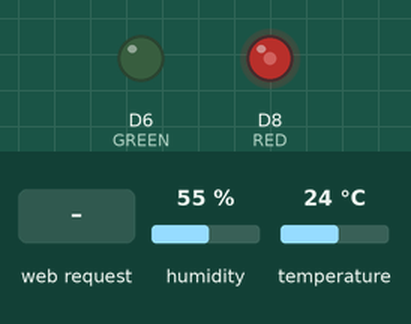
This sketch was run on a simulated ESP8266 (NodeMCU). Shown: output pins drawn as LEDs (lit = HIGH). Inputs (shaded band) come from the test bench; at power-on: humidity 55 %, temperature 24 °C. WiFi joins after 1.5 s; servers stay silent unless stated; what the sketch prints to the serial monitor is not drawn.

Above: at 0.1 s.
At 1.6 s:
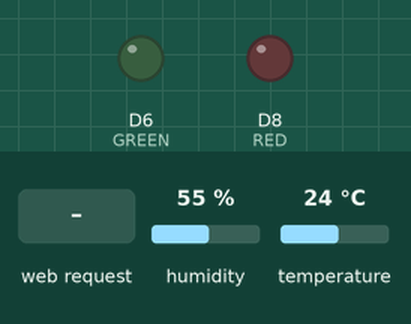
At 12.7 s:
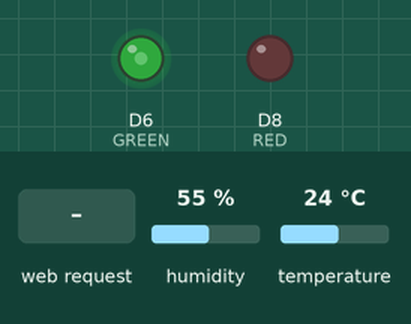
12.8 s: HTTP request GET /pushingbox?devid= received
Timing chart, 0 to 15.8 s (numbered marks = the images above; inputs shaded):
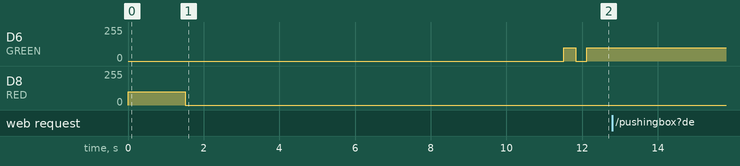

The sketch:

WiFi_WD.ino
```cpp
//Add to repo bitbucket 1

#include <ESP8266WiFi.h>
#include <DHT.h>
#include <WiFiClientSecure.h>

// Replace with your network details
const char* ssid = "Setochka";
const char* password = "T+NPX^18";

#define DHTPIN D4
#define DHTTYPE DHT21   // DHT 21 (AM2301)

//account artem.kryhin@gmail.com
const char WEBSITE[] = "api.pushingbox.com"; //pushingbox API server
const String devid = "vCBDA10F84968BAC"; //device ID from Pushingbox

const int RED = 15;
const int GREEN = 12;
const int BLUE = 13;

const int http_port = 80;


DHT dht(DHTPIN, DHTTYPE, 11);

float h;
float t;
float f;

char hum[6];
char temp[6];
char light[6];

String location;

char http_site;

int counter_COM;
int counter_STAT;
int posted;
int STAT_interval;
int COM_interval;

WiFiServer server(80);

// only runs once on boot
void setup() {
  Serial.begin(115200);
  delay(10);

  dht.begin();

  pinMode(A0, INPUT);

  // Connecting to WiFi network
  Serial.println();
  Serial.print("Connecting to ");
  Serial.println(ssid);

  WiFi.begin(ssid, password);

  while (WiFi.status() != WL_CONNECTED) {
    analogWrite(RED, 100);
    delay(500);
    analogWrite(RED, 0);
    Serial.print(".");
  }
  Serial.println("");
  Serial.println("WiFi connected");

  // Starting the web server
  server.begin();
  Serial.println("Web server running. Waiting for the ESP IP...");
  delay(10000);

  // Printing the ESP IP address
  Serial.println(WiFi.localIP());
  analogWrite(RED, 0);
  analogWrite(GREEN, 100);

  STAT_interval = 120000;
  COM_interval = 1000;
  counter_COM=0;
  counter_STAT=STAT_interval-5;
  posted=0;


}

void getTemperature() {
  float t;
  float h;
  int l;
  do {
     t = dht.readTemperature();
     dtostrf(t, 3, 2, temp);
     h = dht.readHumidity();
     dtostrf(h, 3, 2, hum);
     l=analogRead(A0);
     dtostrf(l, 3, 2, light);
     delay(100);
   } while (t == 85.0 || t == (-127.0));
}

void loop() {
  // Listenning for new clients
  delay(1);
  WiFiClient client = server.available();

  counter_STAT = counter_STAT + 1;
  if ( counter_STAT == STAT_interval ){
    getTemperature();
    WiFiClient cl;
    if (cl.connect(WEBSITE, 80))
      {
         cl.print("GET /pushingbox?devid=" + devid
            + "&t=" + (String) temp
            + "&h="      + (String) hum
            + "&l="     + (String) light
            + "&loc="      + (String) location
         );

      cl.println(" HTTP/1.1");
      cl.print("Host: ");
      cl.println(WEBSITE);
      cl.println("User-Agent: ESP8266/1.0");
      cl.println("Connection: close");
      cl.println();

          analogWrite(GREEN, 0);
          delay(300);
          analogWrite(GREEN, 100);
      }
      posted=posted + 1;
      counter_STAT = 0;
    }

  if (client) {
    Serial.println("New client");
    // bolean to locate when the http request ends
    boolean blank_line = true;
    while (client.connected()) {
      if (client.available()) {
        char c = client.read();
        if (c == '\n' && blank_line) {

            client.println("HTTP/1.1 200 OK");
            client.println("Content-Type: text/html");
            client.println("Connection: close");
            client.println();
            client.println("<!DOCTYPE HTML>");
            client.println("<html>");
            client.println("<head>");

  client.println("<meta charset='utf-8'>");
  client.println("<meta name='viewport' content='width=device-width, initial-scale=1'>");
  client.println("<link rel='stylesheet' href='https://maxcdn.bootstrapcdn.com/bootstrap/3.3.7/css/bootstrap.min.css'>");
  client.println("<script src='https://ajax.googleapis.com/ajax/libs/jquery/3.1.1/jquery.min.js'></script>");
  client.println("<script src='https://maxcdn.bootstrapcdn.com/bootstrap/3.3.7/js/bootstrap.min.js'></script>");

            client.println("</head><body>");
            client.println("");

client.println("<div class='container'>");
client.println("<h1>ESP8266 - Temperature</h1>");
client.println("<ul class='nav nav-tabs'>");
client.println("<li class='active'><a data-toggle='tab' href='#view'>VIEW</a></li>");
client.println("<li><a data-toggle='tab' href='#menu1'>SET UP</a></li>");
client.println("</ul>");

  client.println("<div class='tab-content'>");
  client.println("<div id='view' class='tab-pane fade in active'>");

            client.println("<table>");
            client.println("<tr><td>");

            client.println("<h3>Temperature:</h3></td><td><h3><b>");
            client.println(temp);
            client.println("</b>℃</h3>");

            client.println("</td></tr><tr><td>");

            client.println("<h3>Humidity:</h3></td><td><h3><b>");
            client.println(hum);
            client.println("</b>%</h3>");

            client.println("</td></tr><tr><td>");

            client.println("<h3>Light:</h3></td><td><h3><b>");
            client.println(light);
            client.println("</b>(light from [0 - 1023])</h3>");

            client.println("</td></tr><tr><td>");

            client.println("<h3>The date will be posted via ~ </h3></td><td><h3><b>");
            client.println((STAT_interval-counter_STAT)/1000);
            client.println("</b>sec</h3>");

            client.println("</td></tr><tr><td>");

            client.println("<h3>Posted </h3></td><td><h3><b>");
            client.println(posted);
            client.println("</b>times</h3>");

            client.println("</td></tr>");
            client.println("</table>");

 client.println("</div>");
 client.println("<div id='menu1' class='tab-pane fade'>");
 client.println("<h3>Menu 1</h3>");
 client.println("<p>Some content in menu 1.</p>");
 client.println("</div>");
 client.println("</div>");

            client.println("<a href='https://docs.google.com/spreadsheets/d/1LpD0A50fb5p2S3zDntTLVkwz1obk54cMQURvVaVMROU/edit?usp=sharing'>you can review data here</a>");
            client.println("<p>");
            client.println("<a href='https://docs.google.com/spreadsheets/d/1LpD0A50fb5p2S3zDntTLVkwz1obk54cMQURvVaVMROU/pubchart?oid=322524499&format=interactive'>Chart temperature</a>");
            client.println("<p>");
            client.println("<a href='https://docs.google.com/spreadsheets/d/1LpD0A50fb5p2S3zDntTLVkwz1obk54cMQURvVaVMROU/pubchart?oid=1577253036&format=interactive'>Chart ligth</a>");
            client.println("</body></html>");

            break;
        }
        if (c == '\n') {
          // when starts reading a new line
          blank_line = true;
        }
        else if (c != '\r') {
          // when finds a character on the current line
          blank_line = false;
        }
      }
    }
    // closing the client connection
    delay(1);
    client.stop();
    Serial.println("Client disconnected.");
  }
}
```

Measured:
- after the input at 12.8 s, every drawn part: stays the same
